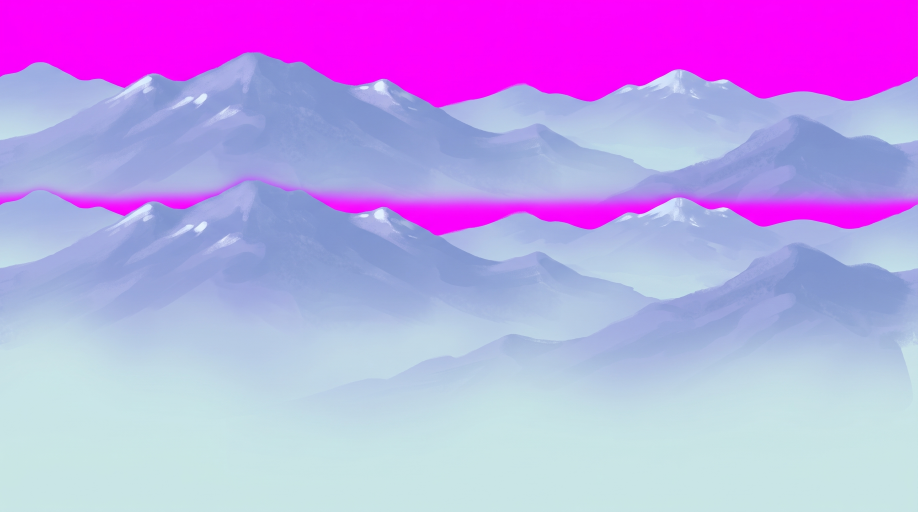
#> input picture assets/source/parallax/far_mountains.jpg, 2752 x 1536 px, found by its file name (shown at 1/3 size); its folder holds 4 pictures in this run
$ python -i key_layers.py   (imports and definitions only)
#> lines starting #> are read from the running program, lines starting #| are printed output that depends on the picture
"""
Turn the painted parallax layers in assets/source/parallax/ into game textures in assets/parallax/.

Gemini painted each layer on flat magenta, so this:
  1. keys the magenta out, recovering the true colour of soft edges (a pixel there is part
     scenery, part magenta) so no pink fringe is left,
  2. splices out the repeated strip some layers came back with (see SPANS),
  3. trims the empty rows above the scenery and halves the size,
  4. cuts the clouds sheet into one PNG per cloud.

Run from the repo root:  python tools/key_layers.py
"""
import os

import numpy as np
import pygame
from PIL import Image

SOURCE = "assets/source/parallax"
OUT = "assets/parallax"

# Rows of each source to keep, top to bottom. The mountains came back with a second copy of
# themselves 384 rows lower whose peaks are cut off by a magenta seam (which smudges up to about
# row 520): keep the top copy's peaks and splice on the bottom copy from the matching row, which
# hides the seam. The hills' second copy is complete, so only it is kept.
SPANS = {
    "far_mountains": [(0, 480), (480 + 384, None)],
    "mid_hills": [(430, None)],
    "near_forest": [(0, None)],
}
NAMES = {"far_mountains": "far", "mid_hills": "mid", "near_forest": "near"}

# Magenta-ness (min(red, blue) - green) at or below SOLID is scenery; at or above CLEAR is
# background; in between is a soft edge
SOLID, CLEAR = 50.0, 140.0
# Scenery is never more magenta than this (the clouds' lavender shading is about 30); anything
# more is pink fringe left by JPEG ringing, pulled back to it
MAX_MAGENTA = 45.0
MAGENTA = np.array([255.0, 0.0, 255.0])
SCALE = 0.5
CLOUD_MIN_AREA = 2000  # px at full size; smaller blobs are JPEG specks


def key(rgb):
    """RGBA float array from an RGB one with the magenta keyed out."""
    rgb = rgb.astype(float)
    magenta = np.minimum(rgb[..., 0], rgb[..., 2]) - rgb[..., 1]
    alpha = np.clip((CLEAR - magenta) / (CLEAR - SOLID), 0.0, 1.0)
    # Un-mix the background from soft edges: seen = alpha * colour + (1 - alpha) * magenta
    a = np.maximum(alpha, 0.05)[..., None]
    colour = np.clip((rgb - (1.0 - a) * MAGENTA) / a, 0.0, 255.0)
    excess = np.maximum(np.minimum(colour[..., 0], colour[..., 2]) - colour[..., 1] - MAX_MAGENTA, 0.0)
    colour[..., 0] -= excess
    colour[..., 2] -= excess
    colour[alpha == 0.0] = 0.0
    return np.dstack([colour, alpha * 255.0])


def to_image(rgba):
    return Image.fromarray(rgba.round().astype(np.uint8), "RGBA")


def shrink(image):
    size = (round(image.width * SCALE), round(image.height * SCALE))
    # Resample premultiplied so transparent pixels don't bleed into the edges
    return image.convert("RGBa").resize(size, Image.LANCZOS).convert("RGBA")


def layer(name):
    rgb = np.asarray(Image.open(os.path.join(SOURCE, f"{name}.jpg")).convert("RGB"))
    rgb = np.concatenate([rgb[top:bottom] for top, bottom in SPANS[name]])
    rgba = key(rgb)
    filled = np.nonzero(rgba[..., 3].max(axis=1) > 8)[0]
    rgba = rgba[max(0, filled[0] - 2):]
    path = os.path.join(OUT, f"{NAMES[name]}.png")
    shrink(to_image(rgba)).save(path)
    print(path)


def clouds():
    rgba = key(np.asarray(Image.open(os.path.join(SOURCE, "clouds.jpg")).convert("RGB")))
    image = to_image(rgba)
    mask = pygame.mask.from_surface(pygame.image.frombytes(image.tobytes(), image.size, "RGBA"), 127)
    found = mask.connected_components(CLOUD_MIN_AREA)
    found.sort(key=lambda m: -m.count())  # biggest first
    # Grow each cloud's mask a little to keep its soft edge, then cut it out on its own, so
    # a neighbour poking into its bounding box doesn't come along
    grow = pygame.mask.Mask((9, 9), fill=True)
    for i, cloud in enumerate(found):
        cloud = cloud.convolve(grow, pygame.mask.Mask(cloud.get_size()), (-4, -4))
        keep = pygame.surfarray.array2d(cloud.to_surface(setcolor=(255, 255, 255, 255), unsetcolor=(0, 0, 0, 0))) != 0
        alone = rgba.copy()
        alone[..., 3] *= keep.T
        r = cloud.get_bounding_rects()[0]
        crop = to_image(alone).crop((r.x, r.y, r.right, r.bottom))
        path = os.path.join(OUT, f"cloud_{i}.png")
        shrink(crop).save(path)
        print(path, crop.size)


def main():
    os.makedirs(OUT, exist_ok=True)
    for old in os.listdir(OUT):
        if old.endswith(".png"):
            os.remove(os.path.join(OUT, old))
    for name in SPANS:
        layer(name)
#> in layer, rgb is the input picture: shape (1536, 2752, 3); mean R, G, B 189.5, 158.8, 230.4
#> in key, `excess = np.maximum(np.minimum(colour[..., 0], colour[..., 2]) - colou..`:
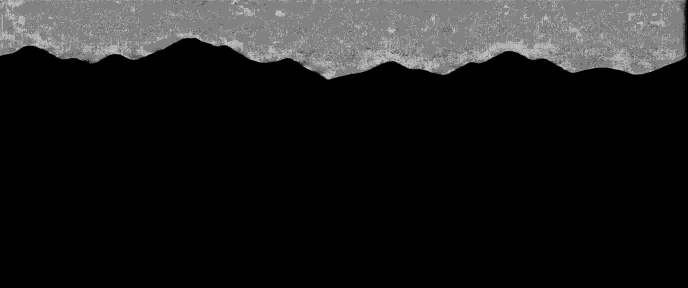
#> excess: shape (1152, 2752) float64 (shown at 1/4 size); min 0, max 210, mean 29.2
#> in key, `return np.dstack([colour, alpha * 255.0])`:
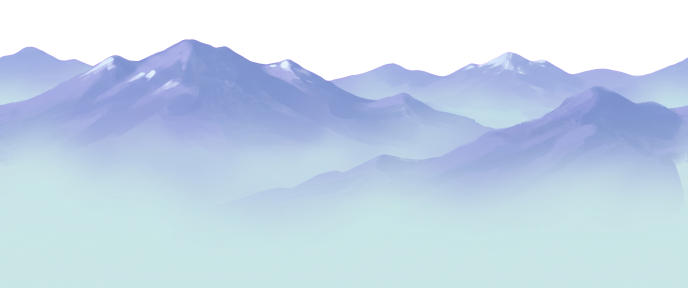
#> returned value: shape (1152, 2752, 4) float64 (shown at 1/4 size); mean of channels 0, 1, 2, 3 142, 159.4, 177.4, 199.7; transparent parts drawn white
#> in layer, `filled = np.nonzero(rgba[..., 3].max(axis=1) > 8)[0]`: filled = 995 values from 157 to 1151
#> in layer, `rgba = rgba[max(0, filled[0] - 2):]`:
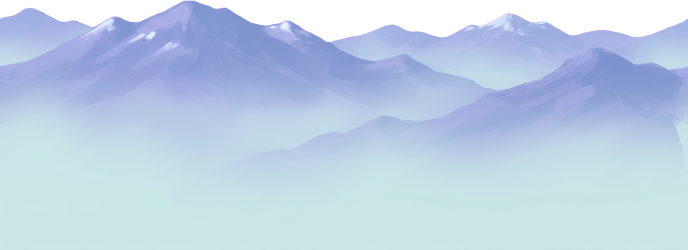
#> rgba: shape (997, 2752, 4) float64 (shown at 1/4 size); mean R, G, B, A 164.1, 184.1, 204.9, 230.8; transparent parts drawn white
#> in shrink, `size = (round(image.width * SCALE), round(image.height * SCALE))`: size = (1376, 498)
#> in shrink, `return image.convert("RGBa").resize(size, Image.LANCZOS).convert("RGBA")`:
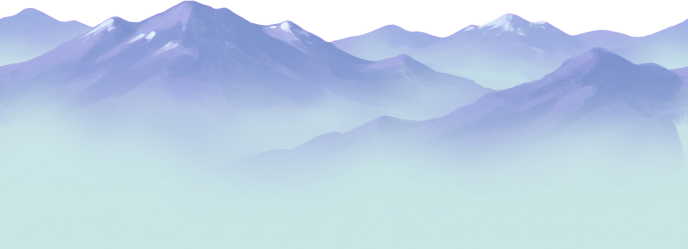
#> returned value: PIL image 1376x498 RGBA (shown at 1/2 size); mean R, G, B, A 164.6, 184.6, 205.6, 230.8; transparent parts drawn white
#> pass 2 of the loop in main, `for name in SPANS:`:
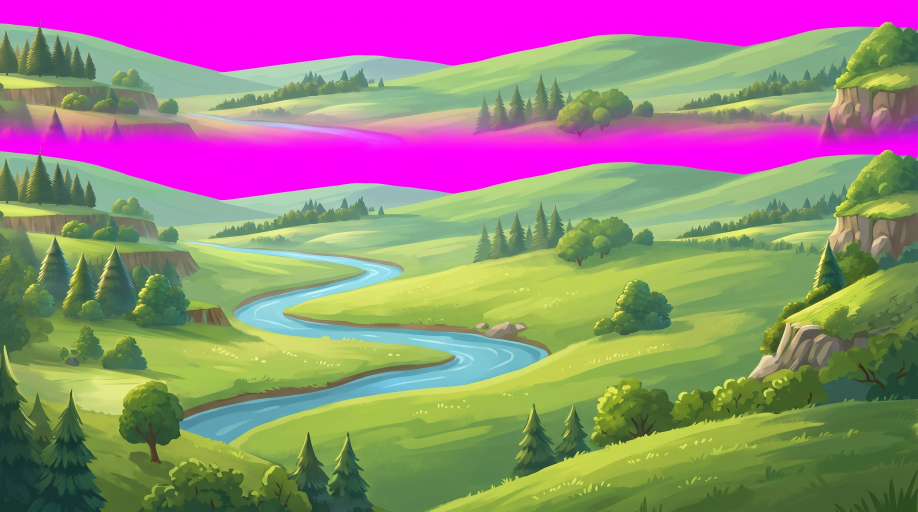
#> input picture assets/source/parallax/mid_hills.jpg, 2752 x 1536 px, found by its file name (shown at 1/3 size)
#> in layer, rgb is the input picture: shape (1536, 2752, 3); mean R, G, B 150.6, 132, 124.9
#> magenta: shape (1106, 2752) float64
#> alpha: shape (1106, 2752) float64
#> a: shape (1106, 2752, 1) float64
#> in key (call 2), `excess = np.maximum(np.minimum(colour[..., 0], colour[..., 2]) - colou..`:
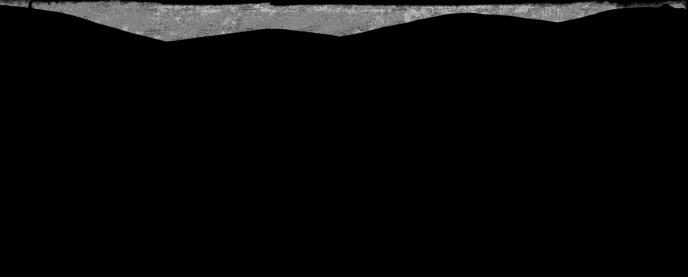
#> excess: shape (1106, 2752) float64 (shown at 1/4 size); min 0, max 210, mean 8.6
#> filled = 1090 values from 16 to 1105
#> rgba: shape (1092, 2752, 4) float64
#> size = (1376, 546)
#> in shrink (call 2), `return image.convert("RGBa").resize(size, Image.LANCZOS).convert("RGBA")`:
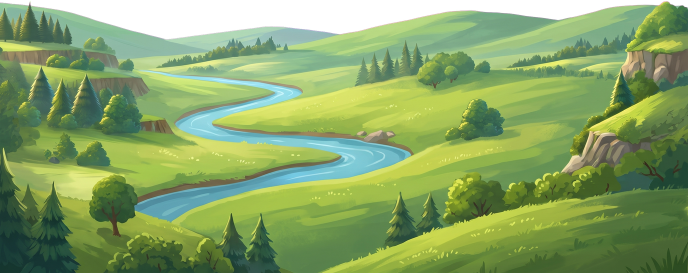
#> returned value: PIL image 1376x546 RGBA (shown at 1/2 size); mean R, G, B, A 116.6, 145.9, 85.4, 236.6; transparent parts drawn white
#> pass 3 of the loop in main, `for name in SPANS:`:
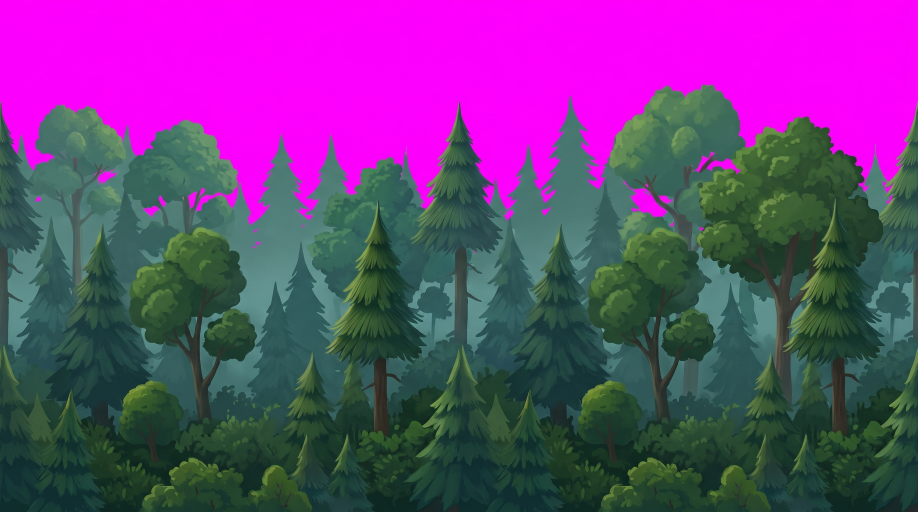
#> input picture assets/source/parallax/near_forest.jpg, 2752 x 1536 px, found by its file name (shown at 1/3 size)
#> in layer, rgb is the input picture: shape (1536, 2752, 3); mean R, G, B 108.8, 62.1, 123.7
#> magenta: shape (1536, 2752) float64
#> alpha: shape (1536, 2752) float64
#> a: shape (1536, 2752, 1) float64
#> excess: shape (1536, 2752) float64
#> in key (call 3), `return np.dstack([colour, alpha * 255.0])`:
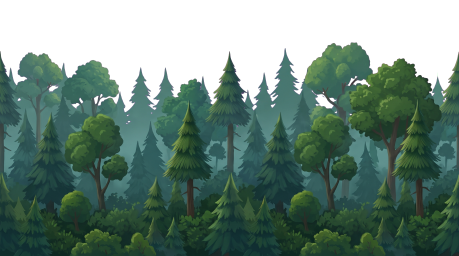
#> returned value: shape (1536, 2752, 4) float64 (shown at 1/6 size); mean of channels 0, 1, 2, 3 36.5, 62.2, 51.2, 181.6; transparent parts drawn white
#> filled = 1282 values from 254 to 1535
#> rgba: shape (1284, 2752, 4) float64
#> size = (1376, 642)
#> in shrink (call 3), `return image.convert("RGBa").resize(size, Image.LANCZOS).convert("RGBA")`:
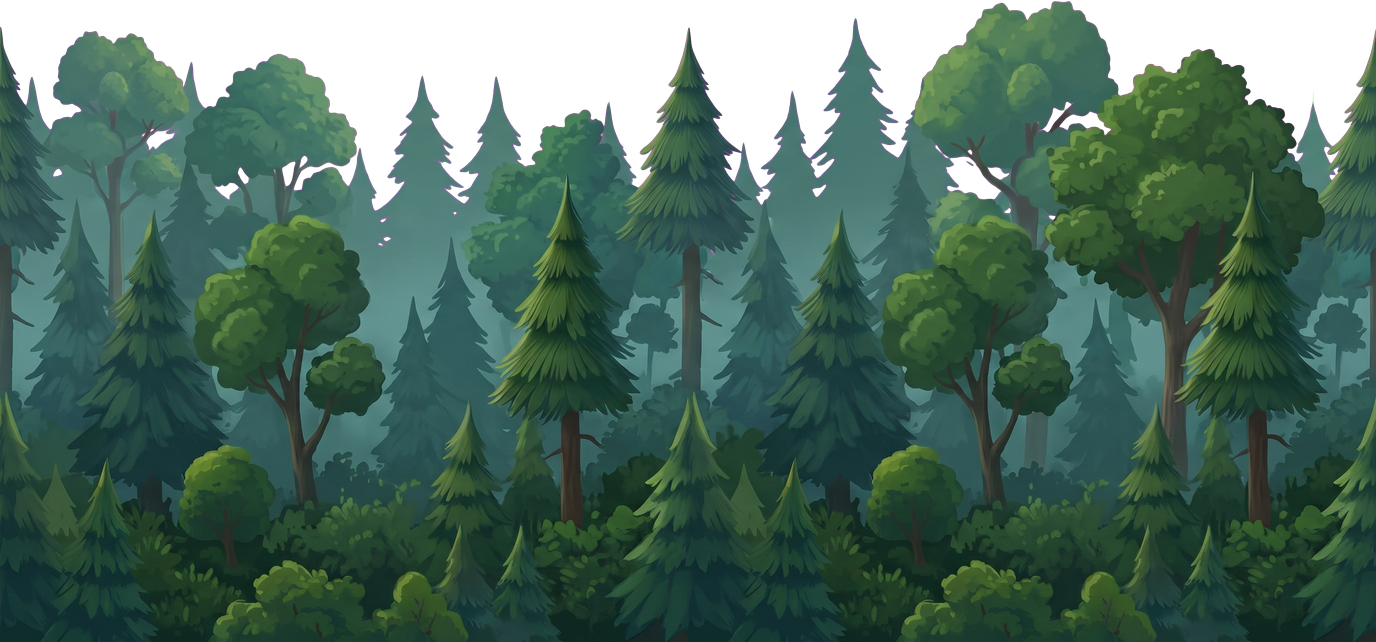
#> returned value: PIL image 1376x642 RGBA; mean R, G, B, A 44.5, 75, 62.2, 217.2; transparent parts drawn white
    clouds()
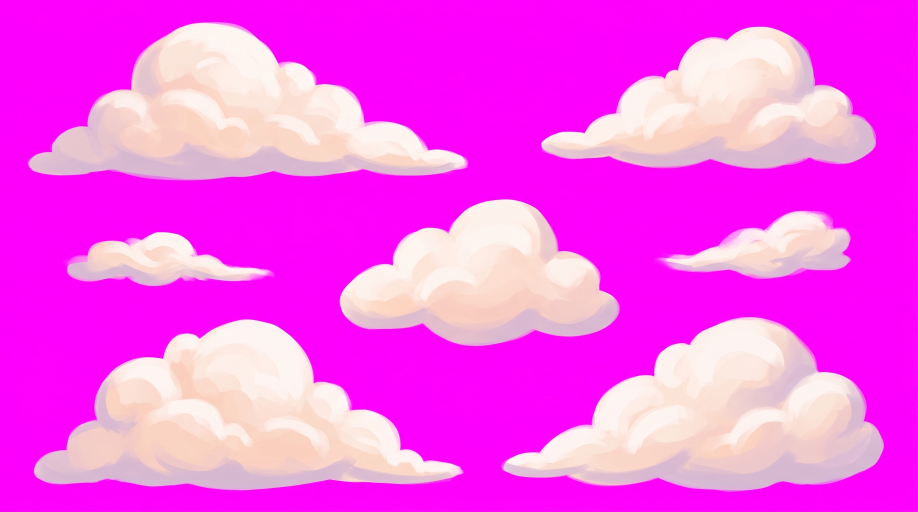
#> input picture assets/source/parallax/clouds.jpg, 2752 x 1536 px, found by its file name (shown at 1/3 size)
#> in key (call 4), `magenta = np.minimum(rgb[..., 0], rgb[..., 2]) - rgb[..., 1]`:
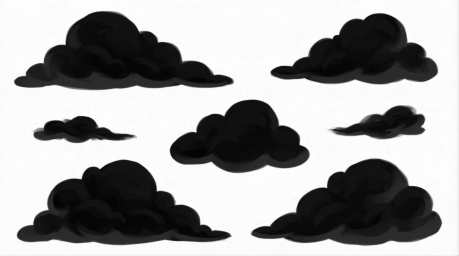
#> magenta: shape (1536, 2752) float64 (shown at 1/6 size); min -24, max 255, mean 150.8; drawn with min black and max white
#> in key (call 4), `alpha = np.clip((CLEAR - magenta) / (CLEAR - SOLID), 0.0, 1.0)`:
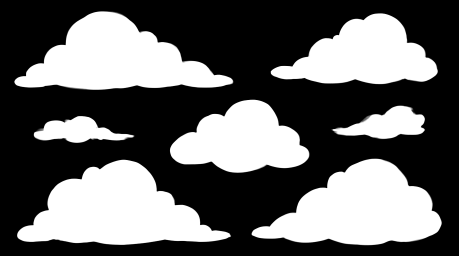
#> alpha: shape (1536, 2752) float64 (shown at 1/6 size); min 0, max 1, mean 0.395


# [2 lines not run here, left out]

>>> result = main()
